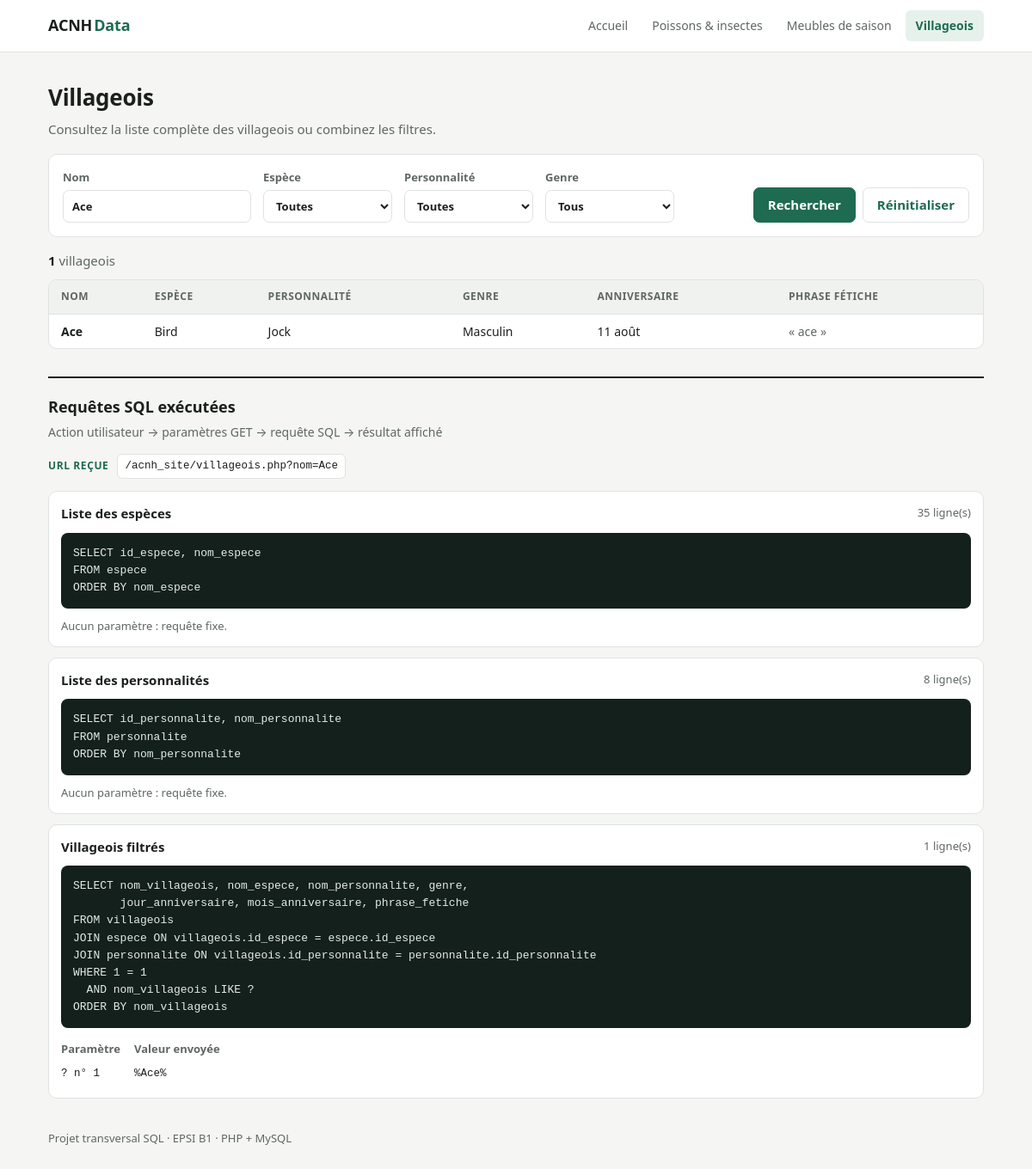
/villageois.php?nom=Ace, run on the app's committed database.
### tables this page shows
CREATE TABLE villageois (
  id_villageois            INT         NOT NULL AUTO_INCREMENT,
  id_espece                INT         NOT NULL,
  id_personnalite          INT         NOT NULL,
  nom_villageois           VARCHAR(30) NOT NULL,
  genre                    VARCHAR(10) NOT NULL,
  sous_type                CHAR(1)     NOT NULL,
  jour_anniversaire        INT         NOT NULL,
  mois_anniversaire        INT         NOT NULL,
  phrase_fetiche           VARCHAR(50) NOT NULL,
  chanson_preferee         VARCHAR(50) NOT NULL,
  citation_preferee        TEXT        NOT NULL,
  version_ajout_villageois VARCHAR(10) NOT NULL,
  nom_fichier_villageois   VARCHAR(20) NOT NULL,
  PRIMARY KEY (id_villageois),
  UNIQUE (nom_villageois),
  FOREIGN KEY (id_espece) REFERENCES espece (id_espece),
  FOREIGN KEY (id_personnalite) REFERENCES personnalite (id_personnalite),
  CHECK (genre IN ('Male', 'Female')),
  CHECK (jour_anniversaire BETWEEN 1 AND 31 AND mois_anniversaire BETWEEN 1 AND 12)
);

CREATE TABLE espece (
  id_espece  INT         NOT NULL AUTO_INCREMENT,
  nom_espece VARCHAR(30) NOT NULL,
  PRIMARY KEY (id_espece),
  UNIQUE (nom_espece)
);

CREATE TABLE personnalite (
  id_personnalite  INT         NOT NULL AUTO_INCREMENT,
  nom_personnalite VARCHAR(20) NOT NULL,
  PRIMARY KEY (id_personnalite),
  UNIQUE (nom_personnalite)
);

### villageois.php (the view, shortened to what this page needs)
<?php
require_once 'config.php';
require_once 'includes/fonctions.php';
$sql_especes = "SELECT id_espece, nom_espece
FROM espece
ORDER BY nom_espece";
$requete = $dbh->prepare($sql_especes);
$requete->execute();
$especes = $requete->fetchAll(PDO::FETCH_ASSOC);
if (isset($_GET['nom']) && is_string($_GET['nom'])) {
    $nom = trim($_GET['nom']);
} else {
    $nom = '';
}
$sql = "SELECT nom_villageois, nom_espece, nom_personnalite, genre,
       jour_anniversaire, mois_anniversaire, phrase_fetiche
FROM villageois
JOIN espece ON villageois.id_espece = espece.id_espece
JOIN personnalite ON villageois.id_personnalite = personnalite.id_personnalite
WHERE 1 = 1";
$valeurs = [];
if ($nom != '') {
    $sql = $sql . "\n  AND nom_villageois LIKE ?";
    $valeurs[] = '%' . $nom . '%';
}
$sql = $sql . "\nORDER BY nom_villageois";
$requete = $dbh->prepare($sql);
$requete->execute($valeurs);
$villageois = $requete->fetchAll(PDO::FETCH_ASSOC);
$noms_mois = [1 => 'janv.', 2 => 'févr.', 3 => 'mars', 4 => 'avr.', 5 => 'mai', 6 => 'juin',
              7 => 'juil.', 8 => 'août', 9 => 'sept.', 10 => 'oct.', 11 => 'nov.', 12 => 'déc.'];
include 'includes/header.php';
?>
<div class="page-head">
    <h1>Villageois</h1>
    <p>Consultez la liste complète des villageois ou combinez les filtres.</p>
</div>
<form class="filters" method="get">
    <label>Nom
        <input type="text" name="nom" value="<?php echo htmlspecialchars($nom); ?>" placeholder="ex. Bob">
    </label>
    <label>Espèce
        <select name="espece">
            <option value="toutes">Toutes</option>
        </select>
    </label>
    <label>Personnalité
        <select name="personnalite">
            <option value="toutes">Toutes</option>
        </select>
    </label>
    <label>Genre
        <select name="genre">
            <option value="tous">Tous</option>
        </select>
    </label>
    <div class="actions">
        <button type="submit">Rechercher</button>
        <a class="btn-ghost" href="villageois.php?nom=&espece=toutes&personnalite=toutes&genre=tous">Réinitialiser</a>
    </div>
</form>
<p class="count"><strong><?php echo count($villageois); ?></strong> villageois</p>
<div class="table-wrap">
    <table class="data">
        <thead><tr><th>Nom</th><th>Espèce</th><th>Personnalité</th><th>Genre</th><th>Anniversaire</th><th>Phrase fétiche</th></tr></thead>
        <tbody>
        <?php
        foreach ($villageois as $ligne) {
            if ($ligne['genre'] == 'Male') {
                $genre_affiche = 'Masculin';
            } else {
                $genre_affiche = 'Féminin';
            }
            echo "<tr>
                <td class='strong'>" . htmlspecialchars($ligne['nom_villageois']) . "</td>
                <td>" . htmlspecialchars($ligne['nom_espece']) . "</td>
                <td>" . htmlspecialchars($ligne['nom_personnalite']) . "</td>
                <td>$genre_affiche</td>
                <td>" . $ligne['jour_anniversaire'] . " " . $noms_mois[$ligne['mois_anniversaire']] . "</td>
                <td class='muted'>« " . htmlspecialchars($ligne['phrase_fetiche']) . " »</td>
            </tr>";
        }
        ?>
        </tbody>
    </table>
</div>
<section class="sql-panel" id="sql">
    <div class="sql-head">
        <h2>Requêtes SQL exécutées</h2>
        <p>Action utilisateur → paramètres GET → requête SQL → résultat affiché</p>
    </div>
    <div class="sql-url">
        <span>URL reçue</span>
        <code><?php echo htmlspecialchars($_SERVER['REQUEST_URI']);  ?></code>
    </div>
    <?php
    afficherRequete('Liste des espèces', $sql_especes, [], count($especes));
    afficherRequete('Villageois filtrés', $sql, $valeurs, count($villageois));
    ?>
</section>
<?php include 'includes/footer.php'; ?>

### includes/fonctions.php (shortened to what this page needs)
<?php
function afficherRequete($titre, $sql, $valeurs, $nb_lignes)
{
    echo "<article class='sql-card'>";
    echo "<header><strong>" . htmlspecialchars($titre) . "</strong>";
    echo "<span class='sql-meta'>$nb_lignes ligne(s)</span></header>";
    echo "<pre>" . htmlspecialchars($sql) . "</pre>";
    if (count($valeurs) == 0) {
        echo "<p class='no-param'>Aucun paramètre : requête fixe.</p>";
    } else {
        echo "<table class='params'>";
        echo "<thead><tr><th>Paramètre</th><th>Valeur envoyée</th></tr></thead>";
        echo "<tbody>";
        $numero = 1;
        foreach ($valeurs as $valeur) {
            echo "<tr><td><code>? n° $numero</code></td><td><code>" . htmlspecialchars($valeur) . "</code></td></tr>";
            $numero = $numero + 1;
        }
        echo "</tbody></table>";
    }
    echo "</article>";
}

### assets/style.css (style rules this page uses)
:root { --bg: #f5f6f4; --surface: #ffffff; --ink: #1b1f1d; --muted: #5f6763; --line: #dfe3e0; --accent: #1e6b52; --accent-soft: #e6f1ec; --code-bg: #14201b; --code-ink: #e3ebe7; --kw: #7fd1ae; --param: #f2c46b; --radius: 10px; }
* { box-sizing: border-box; }
body { margin: 0; background: var(--bg); color: var(--ink); font: 15px/1.55 system-ui, -apple-system, "Segoe UI", Roboto, sans-serif; }
.page-head { padding: 32px 0 16px; }
.page-head h1 { margin: 0 0 6px; font-size: 26px; letter-spacing: -.01em; }
.page-head p { margin: 0; color: var(--muted); max-width: 720px; }
.filters { display: flex; flex-wrap: wrap; gap: 14px; align-items: flex-end; background: var(--surface); border: 1px solid var(--line); border-radius: var(--radius); padding: 16px; margin-bottom: 16px; }
.filters label { display: flex; flex-direction: column; gap: 5px; font-size: 13px; font-weight: 600; color: var(--muted); }
.filters select, .filters input { font: inherit; color: var(--ink); min-width: 150px; padding: 8px 10px; border: 1px solid var(--line); border-radius: 7px; background: #fff; }
.actions { display: flex; gap: 8px; margin-left: auto; }
button, .btn-ghost { font: inherit; font-weight: 600; padding: 8px 16px; border-radius: 7px; cursor: pointer; text-decoration: none; display: inline-block; }
button { background: var(--accent); color: #fff; border: 1px solid var(--accent); }
.btn-ghost { background: transparent; color: var(--accent); border: 1px solid var(--line); }
.count { color: var(--muted); margin: 0 0 10px; }
.count strong { color: var(--ink); }
.table-wrap { background: var(--surface); border: 1px solid var(--line); border-radius: var(--radius); overflow-x: auto; max-height: 560px; overflow-y: auto; }
table.data { width: 100%; border-collapse: collapse; font-size: 14px; }
table.data th { position: sticky; top: 0; background: #f0f2f0; text-align: left; font-size: 12px; text-transform: uppercase; letter-spacing: .04em; color: var(--muted); padding: 10px 14px; border-bottom: 1px solid var(--line); }
table.data td { padding: 9px 14px; border-bottom: 1px solid var(--line); white-space: nowrap; }
table.data tr:last-child td { border-bottom: 0; }
.strong { font-weight: 600; }
.muted { color: var(--muted); }
.sql-panel { margin: 32px 0 8px; border-top: 2px solid var(--ink); padding-top: 20px; }
.sql-head h2 { margin: 0; font-size: 18px; }
.sql-head p { margin: 4px 0 14px; color: var(--muted); font-size: 14px; }
.sql-url { display: flex; gap: 10px; align-items: center; flex-wrap: wrap; margin-bottom: 14px; font-size: 13px; }
.sql-url span { font-weight: 700; text-transform: uppercase; letter-spacing: .05em; color: var(--accent); font-size: 12px; }
.sql-url code { background: var(--surface); border: 1px solid var(--line); padding: 4px 8px; border-radius: 6px; word-break: break-all; }
.sql-card { background: var(--surface); border: 1px solid var(--line); border-radius: var(--radius); padding: 14px; margin-bottom: 12px; }
.sql-card header { display: flex; justify-content: space-between; gap: 10px; flex-wrap: wrap; margin-bottom: 10px; }
.sql-meta { color: var(--muted); font-size: 13px; }
.sql-card pre { margin: 0; background: var(--code-bg); color: var(--code-ink); padding: 14px; border-radius: 8px; overflow-x: auto; font: 13px/1.55 ui-monospace, Consolas, "Courier New", monospace; }
table.params { margin-top: 10px; border-collapse: collapse; font-size: 13px; }
table.params th { text-align: left; color: var(--muted); font-weight: 600; padding: 4px 16px 4px 0; }
table.params td { padding: 3px 16px 3px 0; }
code { font-family: ui-monospace, Consolas, monospace; font-size: 12.5px; }
.no-param { margin: 10px 0 0; color: var(--muted); font-size: 13px; }

### data on the page
villageois: nom_villageois "Ace", id_espece.nom_espece "Bird", id_personnalite.nom_personnalite "Jock", genre "Masculin", jour_anniversaire "11", mois_anniversaire "août", phrase_fetiche "ace", mois_anniversaire "8"

### other printed values
count($villageois) "1"
$_SERVER['REQUEST_URI'] "/acnh_site/villageois.php?nom=Ace"
$titre "Liste des espèces Liste des personnalités Villageois filtrés"
$nb_lignes "35 1"
$valeur "%Ace%"
